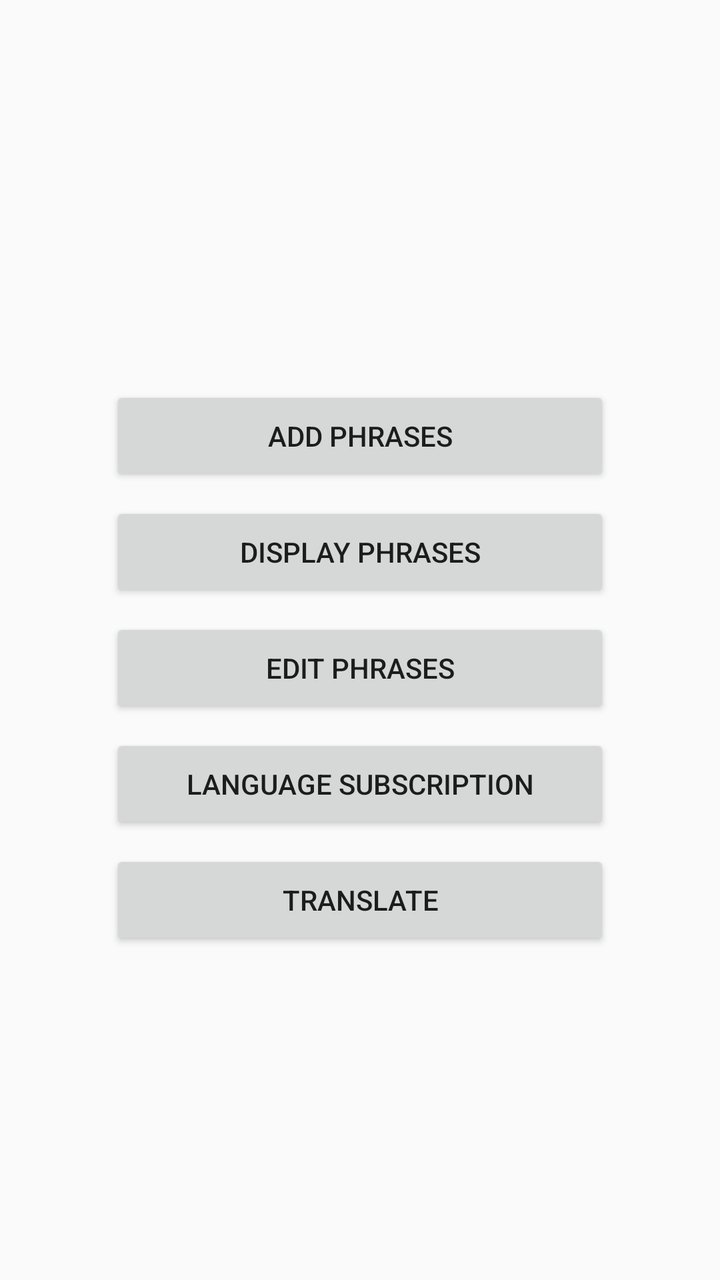
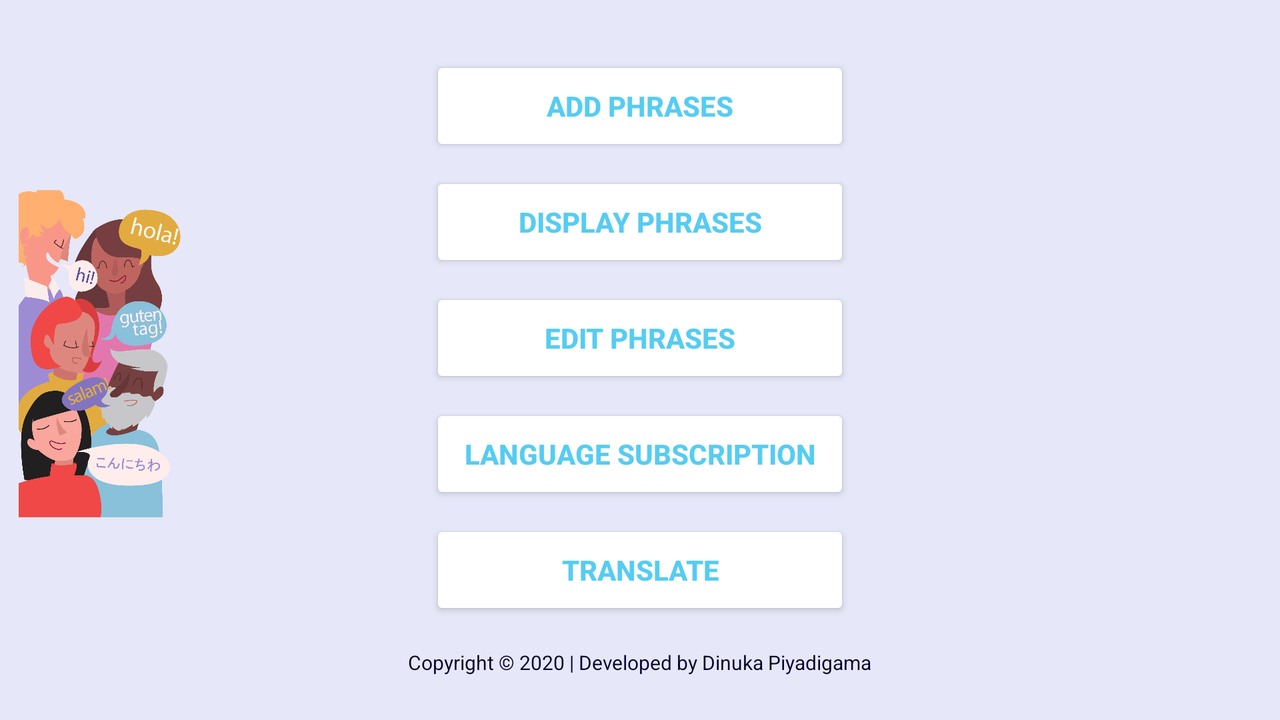

An Android layout and its configuration variant, each rendered on a device that would load it. The default file and the variant file are quoted in full after the pictures.
<!-- AndroidManifest.xml: application theme AppTheme -->
<!-- res/layout/activity_main.xml -->
<?xml version="1.0" encoding="utf-8"?>
<androidx.constraintlayout.widget.ConstraintLayout xmlns:android="http://schemas.android.com/apk/res/android"
    xmlns:app="http://schemas.android.com/apk/res-auto"
    xmlns:tools="http://schemas.android.com/tools"
    android:layout_width="match_parent"
    android:layout_height="match_parent"
    tools:context=".MainActivity">


    <LinearLayout
        android:id="@+id/main_box"
        android:layout_width="wrap_content"
        android:layout_height="wrap_content"
        android:orientation="vertical"
        app:layout_constraintBottom_toBottomOf="parent"
        app:layout_constraintEnd_toEndOf="parent"
        app:layout_constraintStart_toStartOf="parent"
        app:layout_constraintTop_toTopOf="parent">

        <Button
            android:id="@+id/add_phrases_button"
            android:layout_width="250dp"
            android:layout_height="50dp"
            android:layout_marginTop="28dp"
            android:onClick="addPhrases"
            android:text="@string/add_phrases_text"
            app:layout_constraintEnd_toEndOf="parent"
            app:layout_constraintHorizontal_bias="0.496"
            app:layout_constraintStart_toStartOf="parent"
            app:layout_constraintTop_toTopOf="parent" />

        <Button
            android:id="@+id/display_phrases_button"
            android:layout_width="250dp"

            android:layout_height="50dp"
            android:layout_marginTop="8dp"
            android:onClick="displayPhrases"
            android:text="@string/display_phrases_text"
            app:layout_constraintEnd_toEndOf="parent"
            app:layout_constraintStart_toStartOf="parent"
            app:layout_constraintTop_toBottomOf="@+id/add_phrases_button" />

        <Button
            android:id="@+id/edit_phrases_button"
            android:layout_width="250dp"
            android:layout_height="50dp"
            android:layout_marginTop="8dp"
            android:onClick="editPhrases"
            android:text="@string/edit_phrases_text"
            app:layout_constraintEnd_toEndOf="parent"
            app:layout_constraintStart_toStartOf="parent"
            app:layout_constraintTop_toBottomOf="@+id/display_phrases_button" />

        <Button
            android:id="@+id/language_subscription_button"
            android:layout_width="250dp"
            android:layout_height="50dp"
            android:layout_marginTop="8dp"
            android:onClick="languageSubscription"
            android:text="@string/language_subscription_text"
            app:layout_constraintEnd_toEndOf="parent"
            app:layout_constraintStart_toStartOf="parent"
            app:layout_constraintTop_toBottomOf="@+id/edit_phrases_button" />

        <Button
            android:id="@+id/translate_button"
            android:layout_width="250dp"
            android:layout_height="50dp"
            android:layout_marginTop="8dp"
            android:onClick="translate"
            android:text="@string/translate_text"
            app:layout_constraintEnd_toEndOf="parent"
            app:layout_constraintStart_toStartOf="parent"
            app:layout_constraintTop_toBottomOf="@+id/language_subscription_button" />

    </LinearLayout>
</androidx.constraintlayout.widget.ConstraintLayout>
<!-- resources referenced by this layout -->
<resources>
  <string name="add_phrases_text">Add Phrases</string>
  <string name="display_phrases_text">Display Phrases</string>
  <string name="edit_phrases_text">Edit Phrases</string>
  <string name="language_subscription_text">Language Subscription</string>
  <string name="translate_text">Translate</string>
  <style name="AppTheme" parent="Theme.AppCompat.Light.DarkActionBar">
          
          <item name="colorPrimary">@color/colorPrimary</item>
          <item name="colorPrimaryDark">@color/colorPrimaryDark</item>
          <item name="colorAccent">@color/colorAccent</item>
      </style>
  <color name="colorPrimary">#110C4B</color>
  <color name="colorPrimaryDark">#06032D</color>
  <color name="colorAccent">#A7DAFF</color>
</resources>
<!-- res/layout-land/activity_main.xml (the repository's variant of the layout above) -->
<!-- drawn on the phone turned sideways -->
<?xml version="1.0" encoding="utf-8"?>
<androidx.constraintlayout.widget.ConstraintLayout xmlns:android="http://schemas.android.com/apk/res/android"
    xmlns:app="http://schemas.android.com/apk/res-auto"
    xmlns:tools="http://schemas.android.com/tools"
    android:layout_width="match_parent"
    android:layout_height="match_parent"
    android:background="#1F505BE4"
    tools:context=".MainActivity">

    <ImageView
        android:id="@+id/imageView"
        android:layout_width="172dp"
        android:layout_height="345dp"
        android:contentDescription="@string/multi_language_convo"
        app:layout_constraintBottom_toBottomOf="parent"
        app:layout_constraintStart_toStartOf="parent"
        app:layout_constraintTop_toTopOf="parent"
        app:srcCompat="@drawable/mainback" />

    <LinearLayout
        android:id="@+id/main_box"
        android:layout_width="wrap_content"
        android:layout_height="wrap_content"
        android:orientation="vertical"
        app:layout_constraintBottom_toBottomOf="parent"
        app:layout_constraintEnd_toEndOf="parent"
        app:layout_constraintStart_toStartOf="@+id/imageView"
        app:layout_constraintTop_toTopOf="parent"
        app:layout_constraintVertical_bias="0.0">

        <Button
            android:id="@+id/add_phrases_button"
            android:layout_width="210dp"
            android:layout_height="50dp"
            android:layout_marginTop="28dp"
            android:backgroundTint="#FFFFFF"
            android:text="@string/add_phrases_text"
            android:textColor="@color/colorPrimaryLight"
            android:textStyle="bold"
            app:layout_constraintEnd_toEndOf="parent"
            app:layout_constraintStart_toStartOf="parent"
            app:layout_constraintTop_toTopOf="parent" />

        <Button
            android:id="@+id/display_phrases_button"
            android:layout_width="210dp"
            android:layout_height="50dp"
            android:layout_marginTop="8dp"
            android:backgroundTint="#FFFFFF"
            android:text="@string/display_phrases_text"
            android:textColor="@color/colorPrimaryLight"
            android:textStyle="bold"
            app:layout_constraintEnd_toEndOf="parent"
            app:layout_constraintStart_toStartOf="parent"
            app:layout_constraintTop_toBottomOf="@+id/add_phrases_button" />

        <Button
            android:id="@+id/edit_phrases_button"
            android:layout_width="210dp"
            android:layout_height="50dp"
            android:layout_marginTop="8dp"
            android:backgroundTint="#FFFFFF"
            android:text="@string/edit_phrases_text"
            android:textColor="@color/colorPrimaryLight"
            android:textStyle="bold"
            app:layout_constraintEnd_toEndOf="parent"
            app:layout_constraintStart_toStartOf="parent"
            app:layout_constraintTop_toBottomOf="@+id/display_phrases_button" />

        <Button
            android:id="@+id/language_subscription_button"
            android:layout_width="210dp"
            android:layout_height="50dp"
            android:layout_marginTop="8dp"
            android:backgroundTint="#FFFFFF"
            android:text="@string/language_subscription_text"
            android:textColor="@color/colorPrimaryLight"
            android:textStyle="bold"
            app:layout_constraintEnd_toEndOf="parent"
            app:layout_constraintStart_toStartOf="parent"
            app:layout_constraintTop_toBottomOf="@+id/edit_phrases_button" />

        <Button
            android:id="@+id/translate_button"
            android:layout_width="210dp"
            android:layout_height="50dp"
            android:layout_marginTop="8dp"
            android:backgroundTint="#FFFFFF"
            android:text="@string/translate_text"
            android:textColor="@color/colorPrimaryLight"
            android:textStyle="bold"
            app:layout_constraintEnd_toEndOf="parent"
            app:layout_constraintStart_toStartOf="parent"
            app:layout_constraintTop_toBottomOf="@+id/language_subscription_button" />

    </LinearLayout>

    <TextView
        android:id="@+id/copyrights"
        android:layout_width="wrap_content"
        android:layout_height="wrap_content"
        android:layout_marginBottom="8dp"
        android:text="@string/copyright_text"
        android:textColor="@color/colorPrimaryDark"
        android:textSize="10sp"
        app:layout_constraintBottom_toBottomOf="parent"
        app:layout_constraintEnd_toEndOf="parent"
        app:layout_constraintHorizontal_bias="0.5"
        app:layout_constraintStart_toStartOf="parent"
        app:layout_constraintTop_toBottomOf="@+id/main_box" />

</androidx.constraintlayout.widget.ConstraintLayout>
<!-- resources referenced by the variant -->
<!-- as the phone turned sideways resolves them -->
<resources>
  <color name="colorPrimaryDark">#06032D</color>
  <color name="colorPrimaryLight">#56CCF2</color>
  <!-- drawable mainback: png bitmap (drawable, 190466 bytes) -->
  <string name="add_phrases_text">Add Phrases</string>
  <string name="copyright_text">Copyright © 2020 | Developed by Dinuka Piyadigama</string>
  <string name="display_phrases_text">Display Phrases</string>
  <string name="edit_phrases_text">Edit Phrases</string>
  <string name="language_subscription_text">Language Subscription</string>
  <string name="multi_language_convo">Multi language conversation</string>
  <string name="translate_text">Translate</string>
  <style name="AppTheme" parent="Theme.AppCompat.Light.DarkActionBar">
          
          <item name="colorPrimary">@color/colorPrimary</item>
          <item name="colorPrimaryDark">@color/colorPrimaryDark</item>
          <item name="colorAccent">@color/colorAccent</item>
      </style>
  <color name="colorPrimary">#110C4B</color>
  <color name="colorAccent">#A7DAFF</color>
</resources>
